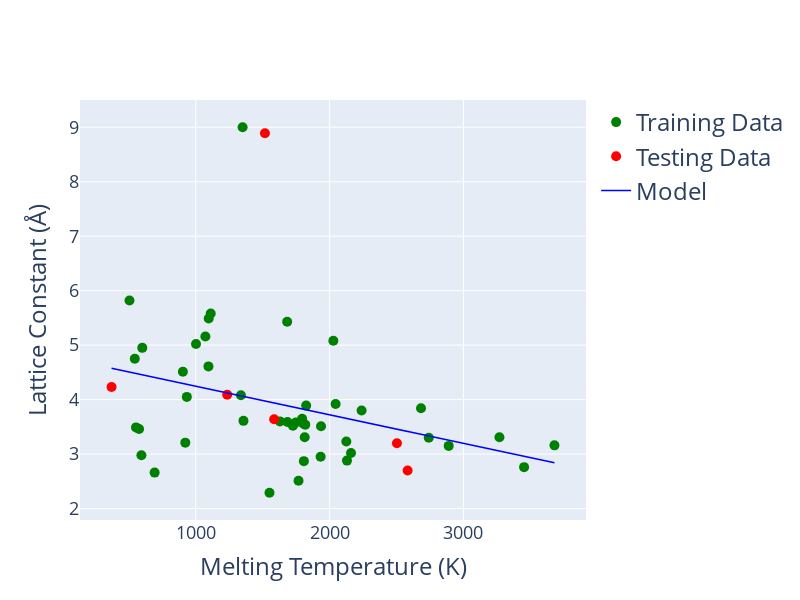

The code cell stored with this chart in its notebook:
### Code cell
predictions = regression(melt_train, melt_test, lattice_train, lattice_test)

plot(melt_train, melt_test, lattice_train, lattice_test, 
                       "Melting Temperature (K)", "Lattice Constant (Å)", predictions)

### Figure 1 — Plotly figure (JSON) as saved in the notebook; plotly's stock layout.template omitted (floating-point values rounded to 4 significant figures)
{"data": [{"marker": {"color": "green", "size": 10}, "mode": "markers", "name": "Training Data", "type": "scatter", "x": [1685, 3453, 933.5, 2125, 1818, 2028, 1002, 1933, 600.6, 1768, 692.7, 1551, 1683, 2130, 1629, 1802, 1095, 1795, 922, 2160, 3680, 2890, 2045, 3269, 553.7, 505.1, 1936, 1112, 1747, 576.6, 1814, 1825, 903.9, 1726, 2239, 1072, 594.1, 544.5, 1350, 2683, 1357.0, 1808, 2741, 1338.0, 1097], "y": [3.59, 2.76, 4.05, 3.23, 3.54, 5.08, 5.02, 2.95, 4.95, 2.51, 2.66, 2.29, 5.43, 2.88, 3.6, 3.56, 4.61, 3.65, 3.21, 3.02, 3.16, 3.15, 3.92, 3.31, 3.49, 5.82, 3.51, 5.58, 3.58, 3.46, 3.31, 3.89, 4.51, 3.52, 3.8, 5.16, 2.98, 4.75, 9, 3.84, 3.61, 2.87, 3.3, 4.08, 5.49]}, {"marker": {"color": "red", "size": 10}, "mode": "markers", "name": "Testing Data", "type": "scatter", "x": [371.0, 1586, 2503, 1517, 1235.0, 2583], "y": [4.23, 3.64, 3.2, 8.89, 4.09, 2.7]}, {"line": {"color": "blue", "width": 1.5}, "mode": "lines", "name": "Model", "type": "scatter", "x": [1685, 3453, 933.5, 2125, 1818, 2028, 1002, 1933, 600.6, 1768, 692.7, 1551, 1683, 2130, 1629, 1802, 1095, 1795, 922, 2160, 3680, 2890, 2045, 3269, 553.7, 505.1, 1936, 1112, 1747, 576.6, 1814, 1825, 903.9, 1726, 2239, 1072, 594.1, 544.5, 1350, 2683, 1357.0, 1808, 2741, 1338.0, 1097, 371.0, 1586, 2503, 1517, 1235.0, 2583], "y": [3.885, 2.959, 4.279, 3.655, 3.816, 3.705, 4.243, 3.755, 4.454, 3.842, 4.405, 3.955, 3.886, 3.652, 3.915, 3.824, 4.194, 3.828, 4.285, 3.636, 2.84, 3.254, 3.697, 3.055, 4.478, 4.504, 3.754, 4.186, 3.853, 4.466, 3.818, 3.812, 4.295, 3.864, 3.595, 4.206, 4.457, 4.483, 4.061, 3.362, 4.057, 3.821, 3.332, 4.067, 4.193, 4.574, 3.937, 3.456, 3.973, 4.121, 3.415]}], "layout": {"height": 600, "hovermode": "closest", "legend": {"font": {"size": 24}}, "showlegend": true, "width": 800, "xaxis": {"gridwidth": 1, "tickfont": {"size": 18}, "title": {"font": {"size": 24}, "text": "Melting Temperature (K)"}, "zeroline": false}, "yaxis": {"gridwidth": 1, "tickfont": {"size": 18}, "title": {"font": {"size": 24}, "text": "Lattice Constant (Å)"}, "zeroline": false}}}
